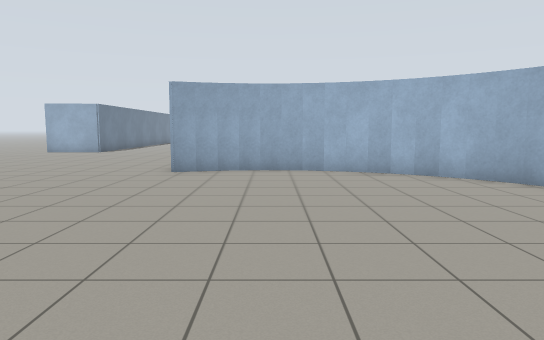
view 1 (above)

16 first-person views from a walk through a world built for the Gazebo simulator. The camera is 1.2 m above the floor, tilts 6° down and sees 70° across. Floor lines are 1 m apart. The floor is counted in squares, 1 m on a side. Each view is taken from the middle of a square. On the plan, view 1 faces up. The plan holds only what a view shows up to about 15 squares ahead; the rest is blank. The place goes on beyond the plan.

view 2
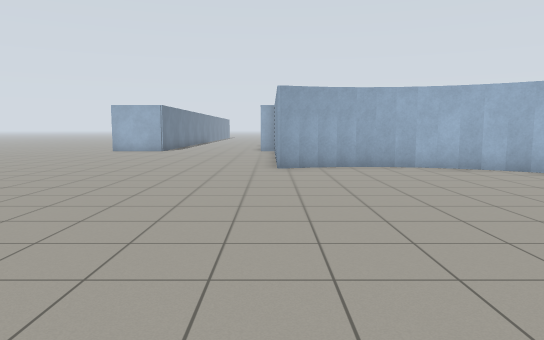

view 3
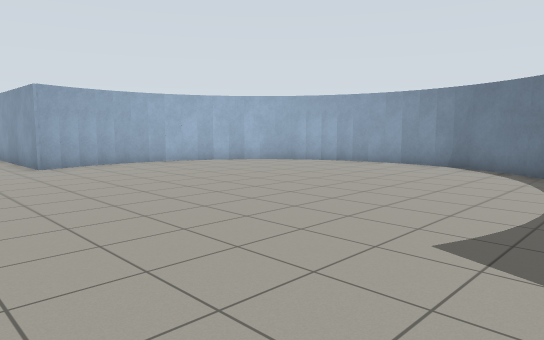

view 4
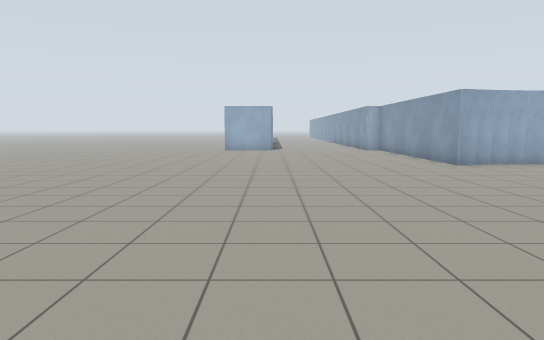

view 5
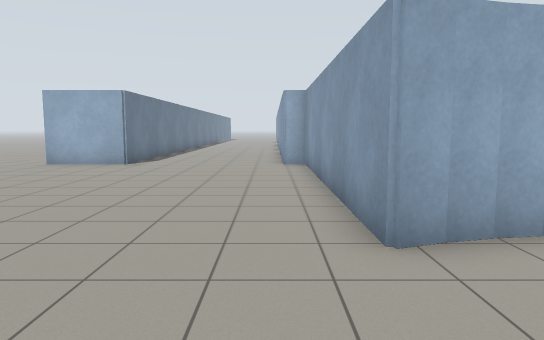

view 6
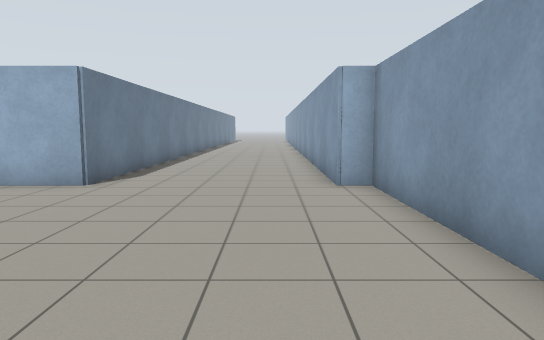

view 7
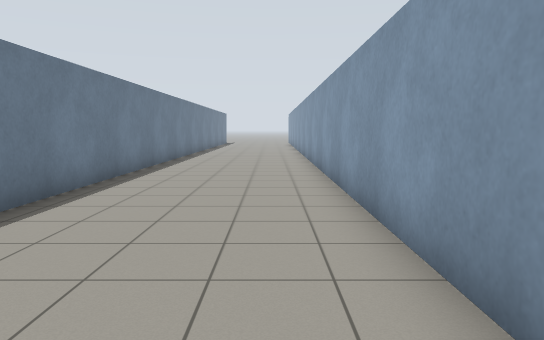

view 8
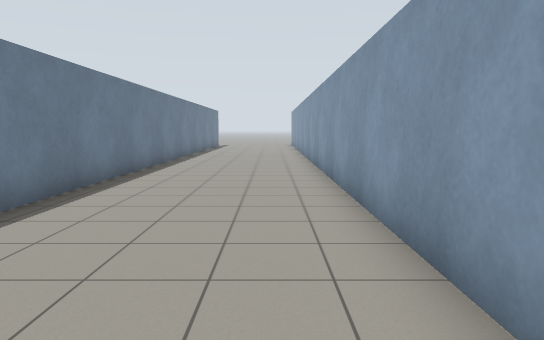

view 9
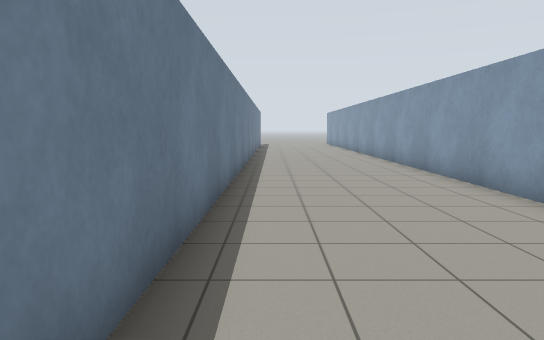

view 10
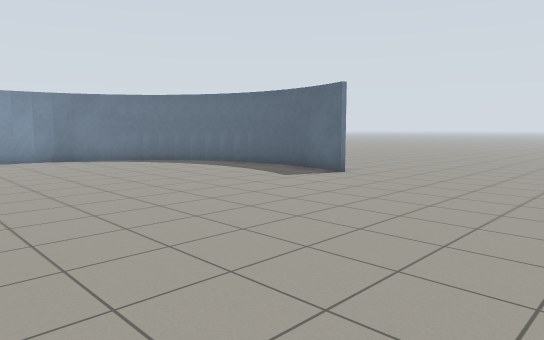

view 11
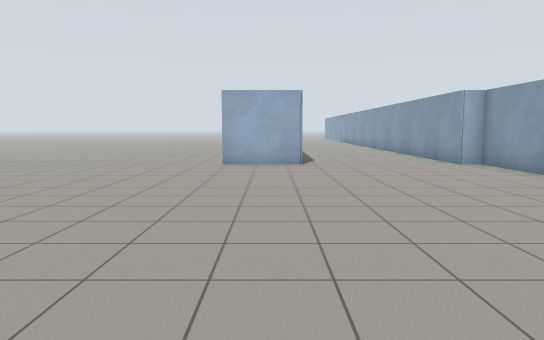

view 12
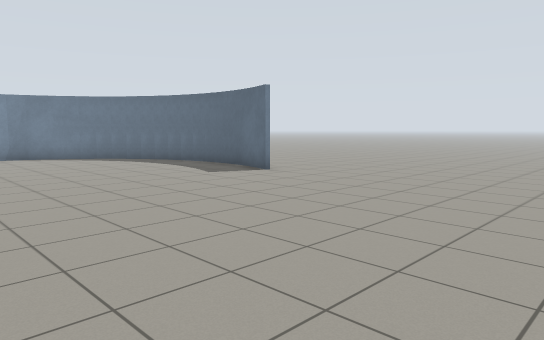

view 13
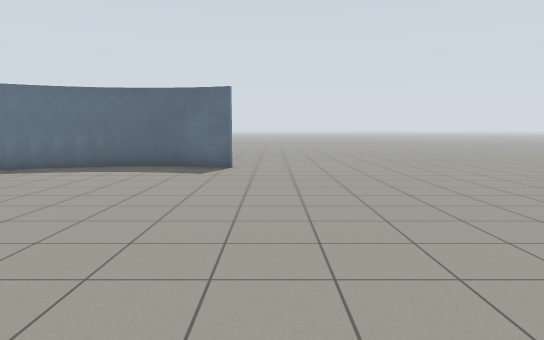

view 14
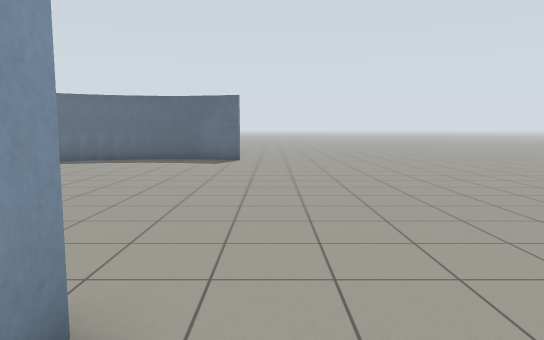

view 15
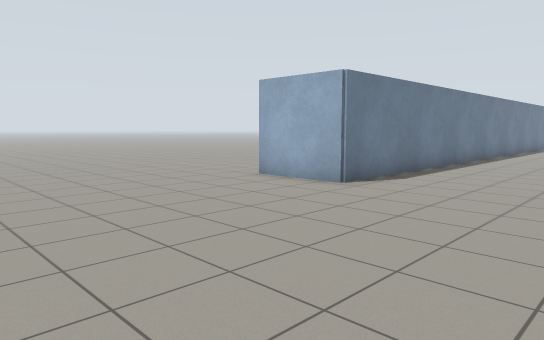

view 16
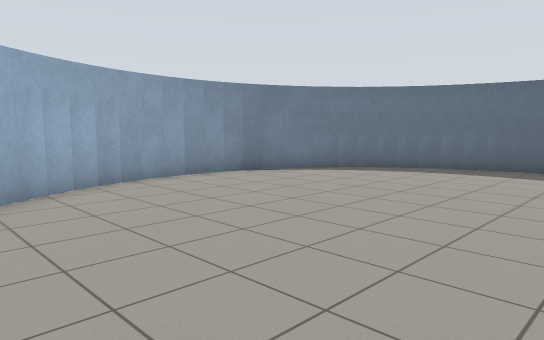

### Floor plan
Points are (right, up) in squares from view 1. A wall is a line through its corners. A room is listed if a view was taken in it or the views show most of it. See-through windows are left out.
Room 1 (views 1, 2, 3, 4, 5, 6, 7, 8, 9, 10, 11, 12, 13, 14, 15, 16)
walls: (-2.1, 11.1) (-2.8, 10.8) (-2.9, 20.3); (-1.5, 11.2) (-2.2, 11); (-0.3, 11.4) (-1.6, 11.2); (1, 11.3) (-0.4, 11.3); (2.1, 11) (0.8, 11.3); (-3.6, 20.3) (-3.6, 39.5); (2.7, 10.7) (2, 11); (3.8, 10.1) (2.7, 10.8); (4.8, 9.4) (3.7, 10.2); (5.2, 8.9) (4.7, 9.4); (6.2, 7.3) (5.1, 9); (6.8, 5.6) (6.2, 7.4); (-2.7, -2) (-1.4, -2.5); (6.9, 4.4) (6.7, 5.7); (-1.6, -2.4) (-0.2, -2.6); (6.8, 3.8) (6.8, 4.5); (-0.4, -2.6) (1.8, -2.3) (3.8, -1.4); (6.4, 1.9) (6.6, 2.6) (6.8, 3.9); (1.5, -2.3) (2.2, -2.1); (6.1, 1.3) (6.4, 2); (5.9, 0.9) (6.2, 1.4); (5.5, 0.3) (5.9, 1); (5.1, -0.1) (5.6, 0.5); (4.6, -0.6) (5.2, -0.1); (4.2, -1) (4.8, -0.5); (3.7, -1.4) (4.3, -0.9); (-8.9, 39.5) (-9, 20.2) (-11.7, 20.2)
ways out: opening at (-12.5, 20); opening at (-2.5, -3.5)

Positions as (right, up) in squares from view 1, and headings:
1: (0, 0), facing up
2: (-3, -1), facing up
3: (-6, -2), facing up-right
4: (-9, -2), facing up
5: (-4, 7), facing up
6: (-5, 12), facing up
7: (-5, 20), facing up
8: (-5, 25), facing up
9: (-8, 23), facing up
10: (-9, 7), facing down-right
11: (-10, 7), facing up
12: (-11, 6), facing down-right
13: (-4, 10), facing down
14: (-4, 13), facing down
15: (-4, 13), facing up-left
16: (-2, 10), facing down-right
